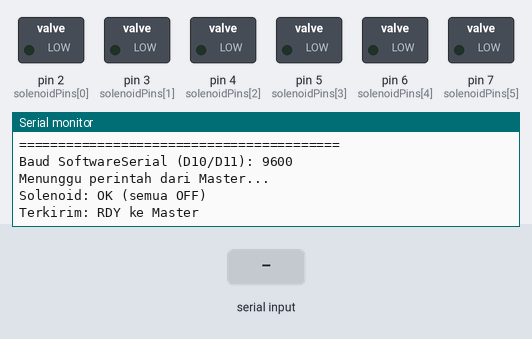
This sketch was run on a simulated Arduino Nano, built with avr-gcc and run on an emulated ATmega328P. Shown: switched loads named in the sketch (green lamp = pin HIGH), the last lines printed to the serial monitor. The inputs (shaded band) are chosen by the test bench.

Above: at 1.5 s.
1.6 s: "PING\n" received over the second serial link
At 2.4 s:
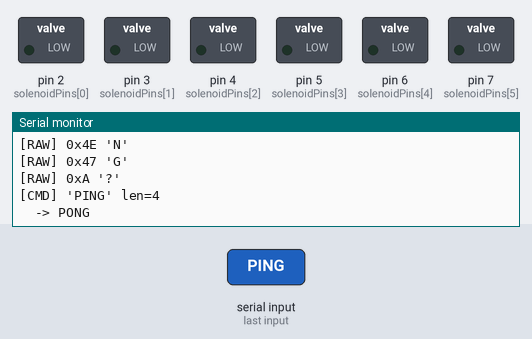
3.1 s: "OFF\n" received over the second serial link
At 3.5 s:
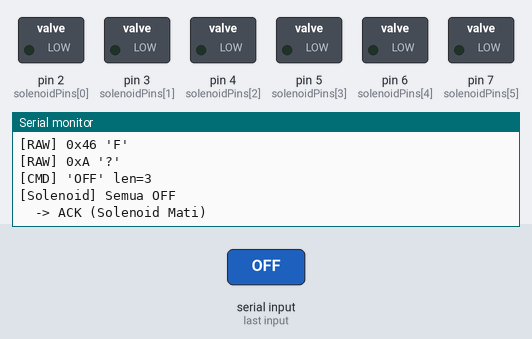
4.6 s: "BS:\n" received over the second serial link
At 5.9 s:
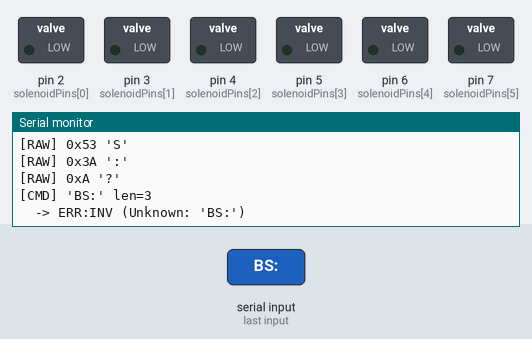

Measured:
- after the input at 1.6 s, the serial monitor: prints a new line at once (image 1)
- after the input at 3.1 s, the serial monitor: prints a new line at once (image 2)
- after the input at 4.6 s, the serial monitor: prints a new line at once (image 3)

The sketch:

SLAVE_BRAILLE_MEGA.ino
```cpp
// ============================================================
// SLAVE_BRAILLE_NANO.ino
// Arduino Nano sebagai Slave Controller Solenoid Braille
// ============================================================
// Peran: Menerima perintah dari Master (ESP32-S3) via SoftwareSerial
// PIN SOFTWARE SERIAL: D10 (RX), D11 (TX)
// ============================================================

#include <SoftwareSerial.h>

// PIN SOLENOID (Dot 1 s/d Dot 6)
const byte solenoidPins[6] = {2, 3, 4, 5, 6, 7};

// SERIAL & TIMEOUT
// SoftwareSerial pada Pin D10 (RX) dan Pin D11 (TX)
SoftwareSerial MASTER_SERIAL(10, 11);

#define BAUD_RATE 9600
#define WATCHDOG_TIMEOUT 5000  // 5 detik tanpa komunikasi -> matikan solenoid

String rxBuffer = "";
unsigned long lastCommandTime = 0;

// Forward declarations
void processCommand(const String& cmd);
void allSolenoidsOff();
void applyPattern(const byte pattern[6]);

void setup() {
    // Debug port (USB Serial Monitor Laptop)
    Serial.begin(115200);
    delay(200);
    Serial.println(F("========================================="));
    Serial.println(F(" BRAILLE SLAVE CONTROLLER (Arduino Nano) "));
    Serial.println(F("========================================="));
    Serial.println(F("Baud SoftwareSerial (D10/D11): 9600"));
    Serial.println(F("Menunggu perintah dari Master..."));

    // Inisialisasi pin solenoid - semua OFF saat boot
    for (byte i = 0; i < 6; i++) {
        pinMode(solenoidPins[i], OUTPUT);
        digitalWrite(solenoidPins[i], LOW);
    }
    Serial.println(F("Solenoid: OK (semua OFF)"));

    // Inisialisasi komunikasi ke ESP32-S3
    MASTER_SERIAL.begin(BAUD_RATE);
    delay(100);

    // Kirim sinyal Ready ke Master
    MASTER_SERIAL.print("RDY\n");
    Serial.println(F("Terkirim: RDY ke Master"));

    lastCommandTime = millis();
}

void loop() {
    // Proses input dari Master
    while (MASTER_SERIAL.available() > 0) {
        char c = (char)MASTER_SERIAL.read();

        // Echo byte masuk ke Serial Monitor untuk debug
        Serial.print(F("[RAW] 0x"));
        Serial.print((byte)c, HEX);
        Serial.print(F(" '"));
        if (c >= 32 && c < 127) Serial.print(c);
        else Serial.print('?');
        Serial.println(F("'"));

        if (c == '\n') {
            rxBuffer.trim();
            if (rxBuffer.length() > 0) {
                Serial.print(F("[CMD] '"));
                Serial.print(rxBuffer);
                Serial.print(F("' len="));
                Serial.println(rxBuffer.length());
                processCommand(rxBuffer);
            }
            rxBuffer = "";
        } else if (c != '\r') {
            rxBuffer += c;
            if (rxBuffer.length() > 32) {
                Serial.println(F("[WARN] Buffer overflow, reset."));
                rxBuffer = "";
            }
        }
    }

    // Watchdog Timer: jika 5 detik tidak ada perintah, matikan solenoid
    if (millis() - lastCommandTime >= WATCHDOG_TIMEOUT) {
        bool anyOn = false;
        for (byte i = 0; i < 6; i++) {
            if (digitalRead(solenoidPins[i]) == HIGH) {
                anyOn = true;
                break;
            }
        }

        if (anyOn) {
            allSolenoidsOff();
            Serial.println(F("[Watchdog] Timeout! Mematikan semua solenoid."));
        }

        lastCommandTime = millis(); // Reset agar tidak terus print
    }
}

void processCommand(const String& cmd) {
    lastCommandTime = millis(); // Reset watchdog

    if (cmd == "PING") {
        MASTER_SERIAL.print("PONG\n");
        Serial.println(F("  -> PONG"));
        return;
    }

    if (cmd == "OFF") {
        allSolenoidsOff();
        MASTER_SERIAL.print("ACK\n");
        Serial.println(F("  -> ACK (Solenoid Mati)"));
        return;
    }

    // Format BS:PPPPPP
    if (cmd.startsWith("BS:") && cmd.length() >= 9) {
        bool valid = true;
        byte pattern[6] = {0};

        for (int i = 0; i < 6; i++) {
            char p = cmd.charAt(3 + i);
            if (p == '1') {
                pattern[i] = 1;
            } else if (p == '0') {
                pattern[i] = 0;
            } else {
                valid = false;
                Serial.print(F("  -> Invalid char at pos "));
                Serial.print(3 + i);
                Serial.print(F(": 0x"));
                Serial.println((byte)p, HEX);
                break;
            }
        }

        if (valid) {
            applyPattern(pattern);
            MASTER_SERIAL.print("ACK\n");
            Serial.print(F("  -> ACK (Pola: "));
            for (int i = 0; i < 6; i++) Serial.print(pattern[i]);
            Serial.println(F(")"));
        } else {
            MASTER_SERIAL.print("ERR:INV\n");
            Serial.println(F("  -> ERR:INV"));
        }
        return;
    }

    if (cmd.startsWith("TM:")) {
        MASTER_SERIAL.print("ACK\n");
        Serial.print(F("  -> ACK (Timing: "));
        Serial.print(cmd);
        Serial.println(F(")"));
        return;
    }

    // Perintah tidak dikenal
    MASTER_SERIAL.print("ERR:INV\n");
    Serial.print(F("  -> ERR:INV (Unknown: '"));
    Serial.print(cmd);
    Serial.println(F("')"));
}

void allSolenoidsOff() {
    for (byte i = 0; i < 6; i++) {
        digitalWrite(solenoidPins[i], LOW);
    }
    Serial.println(F("[Solenoid] Semua OFF"));
}

void applyPattern(const byte pattern[6]) {
    for (byte i = 0; i < 6; i++) {
        digitalWrite(solenoidPins[i], pattern[i] ? HIGH : LOW);
    }
}
```
